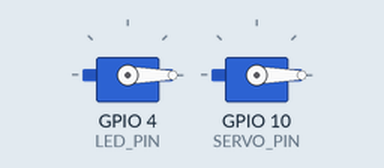
Bench run of a sketch on a simulated ESP32-S3. On the bench: 2 × servo. Wiring (inferred from the names in the program): 2 × servo: signal GPIO 4 / signal GPIO 10. Servo pulses on a pin are drawn as a servo (544–2400 µs = 0–180°).

Above: at 0.05 s.
At 4.05 s:
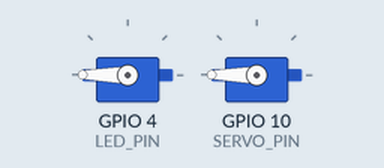
At 8.0 s:
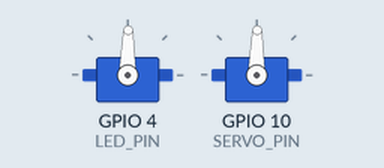
Timing chart, 0 to 10.4 s (numbered marks = the images above):
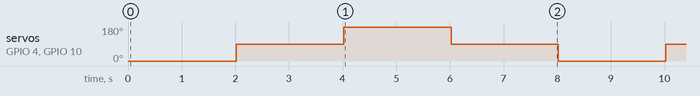

Measured:
- by itself, servo on GPIO 4 (LED_PIN), servo on GPIO 10 (SERVO_PIN): repeats every 8.0 s: 180° 2.0 s, 89° 2.0 s, 0° 2.0 s, 89° 2.0 s

The sketch:

Servo.ino
```cpp
#define SERVO_PIN 10 // サーボモータ(前輪モーター)のピン番号
#define LED_PIN 4 // LED(確認用)のピン番号

hw_timer_t * timer = NULL; // timer 初期化
volatile int length_pwm_time_servo = 500; // サーボモータのPWM用変数。volatileは、すぐに値が変わるような変数の型として用いる。

/*
<サーボモーターについて>
PWMを利用して回転量を調整する。
HIGHとなる時間の範囲は0.5msから2.4msの間。

【参考用】
0.5ms  -> -90度
1.45ms -> 0度
2.4ms  -> 90度

なぜタイマー割込みなのか？ -> Servoライブラリが使えないため。
*/

//タイマー割込みサービスルーチン
void IRAM_ATTR call_Servo() {
  digitalWrite(LED_PIN, HIGH);
  digitalWrite(SERVO_PIN, HIGH);
  delayMicroseconds(length_pwm_time_servo);
  digitalWrite(LED_PIN, LOW);
  digitalWrite(SERVO_PIN, LOW);
}

void setup() {
  pinMode(SERVO_PIN, OUTPUT);
  pinMode(LED_PIN, OUTPUT);
  digitalWrite(SERVO_PIN, LOW);
  digitalWrite(LED_PIN, LOW);

  timer = timerBegin(0, 80, true); // timer=1us
  timerAttachInterrupt(timer, &call_Servo, true); // タイマー割込みに使う関数を登録
  timerAlarmWrite(timer, 20000, true); // タイマー割込み時間の設定us単位 20ms
  timerAlarmEnable(timer);
  Serial.begin(115200);
}

void loop() {
  length_pwm_time_servo = 500; // -90度
  delay(2000);
  length_pwm_time_servo = 1450; // 0度
  delay(2000);
  length_pwm_time_servo = 2400; // 90度
  delay(2000);
  length_pwm_time_servo = 1450; // 0度
  delay(2000);
}
```
